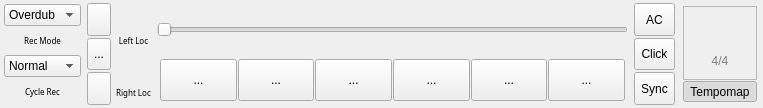
<ui version="4.0" >
 <author></author>
 <comment></comment>
 <exportmacro></exportmacro>
 <class>TransportBase</class>
 <widget class="QWidget" name="TransportBase" >
  <property name="geometry" >
   <rect>
    <x>0</x>
    <y>0</y>
    <width>763</width>
    <height>108</height>
   </rect>
  </property>
  <property name="sizePolicy" >
   <sizepolicy>
    <hsizetype>0</hsizetype>
    <vsizetype>0</vsizetype>
    <horstretch>0</horstretch>
    <verstretch>0</verstretch>
   </sizepolicy>
  </property>
  <property name="windowTitle" >
   <string>MusE: Transport Panel</string>
  </property>
  <layout class="QHBoxLayout" >
   <property name="margin" >
    <number>1</number>
   </property>
   <property name="spacing" >
    <number>1</number>
   </property>
   <item>
    <layout class="QVBoxLayout" >
     <property name="margin" >
      <number>3</number>
     </property>
     <property name="spacing" >
      <number>2</number>
     </property>
     <item>
      <widget class="QComboBox" name="recMode" >
       <item>
        <property name="text" >
         <string>Overdub</string>
        </property>
       </item>
       <item>
        <property name="text" >
         <string>Replace</string>
        </property>
       </item>
      </widget>
     </item>
     <item>
      <widget class="QLabel" name="label" >
       <property name="font" >
        <font>
         <family>Sans Serif</family>
         <pointsize>6</pointsize>
         <weight>50</weight>
         <italic>false</italic>
         <bold>false</bold>
         <underline>false</underline>
         <strikeout>false</strikeout>
        </font>
       </property>
       <property name="text" >
        <string>Rec Mode</string>
       </property>
       <property name="alignment" >
        <set>Qt::AlignCenter</set>
       </property>
      </widget>
     </item>
     <item>
      <widget class="QComboBox" name="cycleMode" >
       <item>
        <property name="text" >
         <string>Normal</string>
        </property>
       </item>
       <item>
        <property name="text" >
         <string>Mix</string>
        </property>
       </item>
       <item>
        <property name="text" >
         <string>Replace</string>
        </property>
       </item>
      </widget>
     </item>
     <item>
      <widget class="QLabel" name="label_2" >
       <property name="font" >
        <font>
         <family>Sans Serif</family>
         <pointsize>6</pointsize>
         <weight>50</weight>
         <italic>false</italic>
         <bold>false</bold>
         <underline>false</underline>
         <strikeout>false</strikeout>
        </font>
       </property>
       <property name="text" >
        <string>Cycle Rec</string>
       </property>
       <property name="alignment" >
        <set>Qt::AlignCenter</set>
       </property>
      </widget>
     </item>
    </layout>
   </item>
   <item>
    <layout class="QVBoxLayout" >
     <property name="margin" >
      <number>2</number>
     </property>
     <property name="spacing" >
      <number>2</number>
     </property>
     <item>
      <widget class="QToolButton" name="punchinButton" >
       <property name="sizePolicy" >
        <sizepolicy>
         <hsizetype>5</hsizetype>
         <vsizetype>7</vsizetype>
         <horstretch>0</horstretch>
         <verstretch>0</verstretch>
        </sizepolicy>
       </property>
       <property name="icon" >
        <iconset resource="../muse.qrc" >:/xpm/punchin.xpm</iconset>
       </property>
       <property name="checkable" >
        <bool>true</bool>
       </property>
      </widget>
     </item>
     <item>
      <widget class="QToolButton" name="loopButton" >
       <property name="sizePolicy" >
        <sizepolicy>
         <hsizetype>5</hsizetype>
         <vsizetype>7</vsizetype>
         <horstretch>0</horstretch>
         <verstretch>0</verstretch>
        </sizepolicy>
       </property>
       <property name="text" >
        <string>...</string>
       </property>
       <property name="icon" >
        <iconset resource="../muse.qrc" >:/xpm/loop.xpm</iconset>
       </property>
       <property name="checkable" >
        <bool>true</bool>
       </property>
      </widget>
     </item>
     <item>
      <widget class="QToolButton" name="punchoutButton" >
       <property name="sizePolicy" >
        <sizepolicy>
         <hsizetype>5</hsizetype>
         <vsizetype>7</vsizetype>
         <horstretch>0</horstretch>
         <verstretch>0</verstretch>
        </sizepolicy>
       </property>
       <property name="icon" >
        <iconset resource="../muse.qrc" >:/xpm/punchout.xpm</iconset>
       </property>
       <property name="checkable" >
        <bool>true</bool>
       </property>
       <property name="toolButtonStyle" >
        <enum>Qt::ToolButtonTextOnly</enum>
       </property>
       <property name="arrowType" >
        <enum>Qt::NoArrow</enum>
       </property>
      </widget>
     </item>
    </layout>
   </item>
   <item>
    <layout class="QVBoxLayout" >
     <property name="margin" >
      <number>2</number>
     </property>
     <property name="spacing" >
      <number>2</number>
     </property>
     <item>
      <widget class="Awl::PosEdit" name="tl1" />
     </item>
     <item>
      <widget class="QLabel" name="label_3" >
       <property name="font" >
        <font>
         <family>Sans Serif</family>
         <pointsize>6</pointsize>
         <weight>50</weight>
         <italic>false</italic>
         <bold>false</bold>
         <underline>false</underline>
         <strikeout>false</strikeout>
        </font>
       </property>
       <property name="text" >
        <string>Left Loc</string>
       </property>
       <property name="alignment" >
        <set>Qt::AlignCenter</set>
       </property>
      </widget>
     </item>
     <item>
      <widget class="Awl::PosEdit" name="tl2" />
     </item>
     <item>
      <widget class="QLabel" name="label_4" >
       <property name="font" >
        <font>
         <family>Sans Serif</family>
         <pointsize>6</pointsize>
         <weight>50</weight>
         <italic>false</italic>
         <bold>false</bold>
         <underline>false</underline>
         <strikeout>false</strikeout>
        </font>
       </property>
       <property name="text" >
        <string>Right Loc</string>
       </property>
       <property name="alignment" >
        <set>Qt::AlignCenter</set>
       </property>
      </widget>
     </item>
    </layout>
   </item>
   <item>
    <layout class="QVBoxLayout" >
     <property name="margin" >
      <number>3</number>
     </property>
     <property name="spacing" >
      <number>2</number>
     </property>
     <item>
      <layout class="QHBoxLayout" >
       <property name="margin" >
        <number>0</number>
       </property>
       <property name="spacing" >
        <number>0</number>
       </property>
       <item>
        <widget class="Awl::PosEdit" name="time1" />
       </item>
       <item>
        <widget class="Awl::PosEdit" name="time2" />
       </item>
      </layout>
     </item>
     <item>
      <widget class="QSlider" name="slider" >
       <property name="sizePolicy" >
        <sizepolicy>
         <hsizetype>7</hsizetype>
         <vsizetype>7</vsizetype>
         <horstretch>0</horstretch>
         <verstretch>0</verstretch>
        </sizepolicy>
       </property>
       <property name="orientation" >
        <enum>Qt::Horizontal</enum>
       </property>
      </widget>
     </item>
     <item>
      <layout class="QHBoxLayout" >
       <property name="margin" >
        <number>3</number>
       </property>
       <property name="spacing" >
        <number>1</number>
       </property>
       <item>
        <widget class="QToolButton" name="tb1" >
         <property name="sizePolicy" >
          <sizepolicy>
           <hsizetype>5</hsizetype>
           <vsizetype>7</vsizetype>
           <horstretch>0</horstretch>
           <verstretch>0</verstretch>
          </sizepolicy>
         </property>
         <property name="toolTip" >
          <string>rewind to start</string>
         </property>
         <property name="text" >
          <string>...</string>
         </property>
         <property name="icon" >
          <iconset resource="../muse.qrc" >:/xpm/start.xpm</iconset>
         </property>
        </widget>
       </item>
       <item>
        <widget class="QToolButton" name="tb2" >
         <property name="sizePolicy" >
          <sizepolicy>
           <hsizetype>5</hsizetype>
           <vsizetype>7</vsizetype>
           <horstretch>0</horstretch>
           <verstretch>0</verstretch>
          </sizepolicy>
         </property>
         <property name="toolTip" >
          <string>rewind</string>
         </property>
         <property name="text" >
          <string>...</string>
         </property>
         <property name="icon" >
          <iconset resource="../muse.qrc" >:/xpm/frewind.xpm</iconset>
         </property>
        </widget>
       </item>
       <item>
        <widget class="QToolButton" name="tb3" >
         <property name="sizePolicy" >
          <sizepolicy>
           <hsizetype>5</hsizetype>
           <vsizetype>7</vsizetype>
           <horstretch>0</horstretch>
           <verstretch>0</verstretch>
          </sizepolicy>
         </property>
         <property name="toolTip" >
          <string>forward</string>
         </property>
         <property name="text" >
          <string>...</string>
         </property>
         <property name="icon" >
          <iconset resource="../muse.qrc" >:/xpm/fforward.xpm</iconset>
         </property>
        </widget>
       </item>
       <item>
        <widget class="QToolButton" name="tb4" >
         <property name="sizePolicy" >
          <sizepolicy>
           <hsizetype>5</hsizetype>
           <vsizetype>7</vsizetype>
           <horstretch>0</horstretch>
           <verstretch>0</verstretch>
          </sizepolicy>
         </property>
         <property name="toolTip" >
          <string>stop</string>
         </property>
         <property name="text" >
          <string>...</string>
         </property>
         <property name="icon" >
          <iconset resource="../muse.qrc" >:/xpm/stop.xpm</iconset>
         </property>
         <property name="checkable" >
          <bool>true</bool>
         </property>
        </widget>
       </item>
       <item>
        <widget class="QToolButton" name="tb5" >
         <property name="sizePolicy" >
          <sizepolicy>
           <hsizetype>5</hsizetype>
           <vsizetype>7</vsizetype>
           <horstretch>0</horstretch>
           <verstretch>0</verstretch>
          </sizepolicy>
         </property>
         <property name="toolTip" >
          <string>play</string>
         </property>
         <property name="text" >
          <string>...</string>
         </property>
         <property name="icon" >
          <iconset resource="../muse.qrc" >:/xpm/play.xpm</iconset>
         </property>
         <property name="checkable" >
          <bool>true</bool>
         </property>
        </widget>
       </item>
       <item>
        <widget class="QToolButton" name="tb6" >
         <property name="sizePolicy" >
          <sizepolicy>
           <hsizetype>5</hsizetype>
           <vsizetype>7</vsizetype>
           <horstretch>0</horstretch>
           <verstretch>0</verstretch>
          </sizepolicy>
         </property>
         <property name="toolTip" >
          <string>record</string>
         </property>
         <property name="text" >
          <string>...</string>
         </property>
         <property name="checkable" >
          <bool>true</bool>
         </property>
        </widget>
       </item>
      </layout>
     </item>
    </layout>
   </item>
   <item>
    <layout class="QVBoxLayout" >
     <property name="margin" >
      <number>2</number>
     </property>
     <property name="spacing" >
      <number>2</number>
     </property>
     <item>
      <widget class="QToolButton" name="quantizeButton" >
       <property name="sizePolicy" >
        <sizepolicy>
         <hsizetype>5</hsizetype>
         <vsizetype>7</vsizetype>
         <horstretch>0</horstretch>
         <verstretch>0</verstretch>
        </sizepolicy>
       </property>
       <property name="text" >
        <string>AC</string>
       </property>
       <property name="checkable" >
        <bool>true</bool>
       </property>
      </widget>
     </item>
     <item>
      <widget class="QToolButton" name="clickButton" >
       <property name="sizePolicy" >
        <sizepolicy>
         <hsizetype>5</hsizetype>
         <vsizetype>7</vsizetype>
         <horstretch>0</horstretch>
         <verstretch>0</verstretch>
        </sizepolicy>
       </property>
       <property name="text" >
        <string>Click</string>
       </property>
       <property name="checkable" >
        <bool>true</bool>
       </property>
      </widget>
     </item>
     <item>
      <widget class="QToolButton" name="syncButton" >
       <property name="sizePolicy" >
        <sizepolicy>
         <hsizetype>5</hsizetype>
         <vsizetype>7</vsizetype>
         <horstretch>0</horstretch>
         <verstretch>0</verstretch>
        </sizepolicy>
       </property>
       <property name="text" >
        <string>Sync</string>
       </property>
       <property name="checkable" >
        <bool>true</bool>
       </property>
      </widget>
     </item>
    </layout>
   </item>
   <item>
    <layout class="QVBoxLayout" >
     <property name="margin" >
      <number>5</number>
     </property>
     <property name="spacing" >
      <number>1</number>
     </property>
     <item>
      <widget class="QFrame" name="frame" >
       <property name="frameShape" >
        <enum>QFrame::StyledPanel</enum>
       </property>
       <property name="frameShadow" >
        <enum>QFrame::Raised</enum>
       </property>
       <layout class="QVBoxLayout" >
        <property name="margin" >
         <number>1</number>
        </property>
        <property name="spacing" >
         <number>1</number>
        </property>
        <item>
         <widget class="Awl::TempoEdit" name="tempo" />
        </item>
        <item>
         <widget class="SigLabel" name="sig" >
          <property name="palette" >
           <palette>
            <active>
             <color>
              <red>128</red>
              <green>128</green>
              <blue>128</blue>
             </color>
             <color>
              <red>221</red>
              <green>223</green>
              <blue>228</blue>
             </color>
             <color>
              <red>255</red>
              <green>255</green>
              <blue>255</blue>
             </color>
             <color>
              <red>255</red>
              <green>255</green>
              <blue>255</blue>
             </color>
             <color>
              <red>85</red>
              <green>85</green>
              <blue>85</blue>
             </color>
             <color>
              <red>199</red>
              <green>199</green>
              <blue>199</blue>
             </color>
             <color>
              <red>199</red>
              <green>199</green>
              <blue>199</blue>
             </color>
             <color>
              <red>255</red>
              <green>255</green>
              <blue>255</blue>
             </color>
             <color>
              <red>128</red>
              <green>128</green>
              <blue>128</blue>
             </color>
             <color>
              <red>255</red>
              <green>255</green>
              <blue>255</blue>
             </color>
             <color>
              <red>255</red>
              <green>255</green>
              <blue>255</blue>
             </color>
             <color>
              <red>0</red>
              <green>0</green>
              <blue>0</blue>
             </color>
             <color>
              <red>86</red>
              <green>117</green>
              <blue>148</blue>
             </color>
             <color>
              <red>255</red>
              <green>255</green>
              <blue>255</blue>
             </color>
             <color>
              <red>0</red>
              <green>0</green>
              <blue>238</blue>
             </color>
             <color>
              <red>82</red>
              <green>24</green>
              <blue>139</blue>
             </color>
             <color>
              <red>232</red>
              <green>232</green>
              <blue>232</blue>
             </color>
            </active>
            <inactive>
             <color>
              <red>128</red>
              <green>128</green>
              <blue>128</blue>
             </color>
             <color>
              <red>221</red>
              <green>223</green>
              <blue>228</blue>
             </color>
             <color>
              <red>255</red>
              <green>255</green>
              <blue>255</blue>
             </color>
             <color>
              <red>255</red>
              <green>255</green>
              <blue>255</blue>
             </color>
             <color>
              <red>85</red>
              <green>85</green>
              <blue>85</blue>
             </color>
             <color>
              <red>199</red>
              <green>199</green>
              <blue>199</blue>
             </color>
             <color>
              <red>199</red>
              <green>199</green>
              <blue>199</blue>
             </color>
             <color>
              <red>255</red>
              <green>255</green>
              <blue>255</blue>
             </color>
             <color>
              <red>128</red>
              <green>128</green>
              <blue>128</blue>
             </color>
             <color>
              <red>255</red>
              <green>255</green>
              <blue>255</blue>
             </color>
             <color>
              <red>255</red>
              <green>255</green>
              <blue>255</blue>
             </color>
             <color>
              <red>0</red>
              <green>0</green>
              <blue>0</blue>
             </color>
             <color>
              <red>86</red>
              <green>117</green>
              <blue>148</blue>
             </color>
             <color>
              <red>255</red>
              <green>255</green>
              <blue>255</blue>
             </color>
             <color>
              <red>0</red>
              <green>0</green>
              <blue>238</blue>
             </color>
             <color>
              <red>82</red>
              <green>24</green>
              <blue>139</blue>
             </color>
             <color>
              <red>232</red>
              <green>232</green>
              <blue>232</blue>
             </color>
            </inactive>
            <disabled>
             <color>
              <red>128</red>
              <green>128</green>
              <blue>128</blue>
             </color>
             <color>
              <red>221</red>
              <green>223</green>
              <blue>228</blue>
             </color>
             <color>
              <red>255</red>
              <green>255</green>
              <blue>255</blue>
             </color>
             <color>
              <red>255</red>
              <green>255</green>
              <blue>255</blue>
             </color>
             <color>
              <red>85</red>
              <green>85</green>
              <blue>85</blue>
             </color>
             <color>
              <red>199</red>
              <green>199</green>
              <blue>199</blue>
             </color>
             <color>
              <red>199</red>
              <green>199</green>
              <blue>199</blue>
             </color>
             <color>
              <red>255</red>
              <green>255</green>
              <blue>255</blue>
             </color>
             <color>
              <red>128</red>
              <green>128</green>
              <blue>128</blue>
             </color>
             <color>
              <red>255</red>
              <green>255</green>
              <blue>255</blue>
             </color>
             <color>
              <red>255</red>
              <green>255</green>
              <blue>255</blue>
             </color>
             <color>
              <red>0</red>
              <green>0</green>
              <blue>0</blue>
             </color>
             <color>
              <red>86</red>
              <green>117</green>
              <blue>148</blue>
             </color>
             <color>
              <red>255</red>
              <green>255</green>
              <blue>255</blue>
             </color>
             <color>
              <red>0</red>
              <green>0</green>
              <blue>238</blue>
             </color>
             <color>
              <red>82</red>
              <green>24</green>
              <blue>139</blue>
             </color>
             <color>
              <red>232</red>
              <green>232</green>
              <blue>232</blue>
             </color>
            </disabled>
           </palette>
          </property>
          <property name="text" >
           <string>4/4</string>
          </property>
          <property name="alignment" >
           <set>Qt::AlignCenter</set>
          </property>
         </widget>
        </item>
       </layout>
      </widget>
     </item>
     <item>
      <widget class="QToolButton" name="masterButton" >
       <property name="sizePolicy" >
        <sizepolicy>
         <hsizetype>5</hsizetype>
         <vsizetype>0</vsizetype>
         <horstretch>0</horstretch>
         <verstretch>0</verstretch>
        </sizepolicy>
       </property>
       <property name="toolTip" >
        <string>use tempo map</string>
       </property>
       <property name="text" >
        <string>Tempomap</string>
       </property>
       <property name="checkable" >
        <bool>true</bool>
       </property>
       <property name="checked" >
        <bool>true</bool>
       </property>
      </widget>
     </item>
    </layout>
   </item>
  </layout>
 </widget>
 <pixmapfunction></pixmapfunction>
 <customwidgets>
  <customwidget>
   <class>SigLabel</class>
   <extends>QLabel</extends>
   <header>widgets/siglabel.h</header>
   <container>0</container>
   <pixmap></pixmap>
  </customwidget>
  <customwidget>
   <class>Awl::TempoEdit</class>
   <extends></extends>
   <header>awl/tempoedit.h</header>
   <container>0</container>
   <pixmap></pixmap>
  </customwidget>
  <customwidget>
   <class>Awl::PosEdit</class>
   <extends></extends>
   <header>awl/posedit.h</header>
   <container>0</container>
   <pixmap></pixmap>
  </customwidget>
 </customwidgets>
 <resources>
  <include location="../muse.qrc" />
 </resources>
 <connections/>
</ui>
